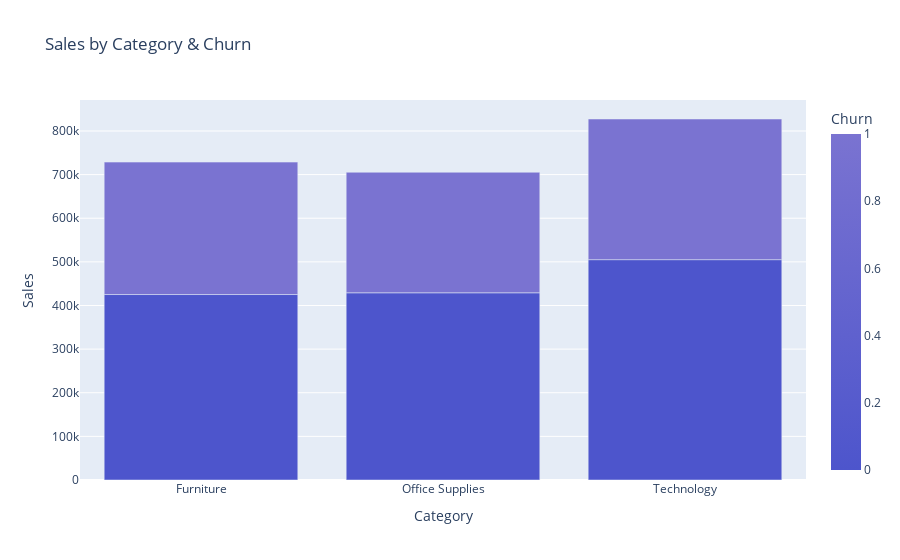

This figure's notebook cell:
### Markdown cell above
### 🧩 Sales by Category & Churn – Risk in Key Categories

This grouped bar chart highlights sales distribution across categories, segmented by **customer churn** status. Notably, churned customers still represent a significant portion of sales in key categories.

**Insight**: Categories like **Technology** or **Furniture** show high churned-customer sales, implying a potential revenue drop if retention isn't improved in those areas.

### Code cell
fig_category_churn = px.bar(
    df1.groupby(['Category', 'Churn'])['Sales'].sum().reset_index(),
    x='Category', y='Sales', color='Churn', barmode='group',
    title='Sales by Category & Churn',
    color_continuous_scale=custom_palette[1:3]
)
fig_category_churn.show()

### Figure 1 — Plotly figure (JSON) as saved in the notebook; plotly's stock layout.template omitted (floating-point values rounded to 4 significant figures)
{"data": [{"alignmentgroup": "True", "hovertemplate": "Category=%{x}<br>Sales=%{y}<br>Churn=%{marker.color}<extra></extra>", "legendgroup": "", "marker": {"color": [0, 1, 0, 1, 0, 1], "coloraxis": "coloraxis", "pattern": {"shape": ""}}, "name": "", "offsetgroup": "", "orientation": "v", "showlegend": false, "textposition": "auto", "type": "bar", "x": ["Furniture", "Furniture", "Office Supplies", "Office Supplies", "Technology", "Technology"], "xaxis": "x", "y": [425100.0, 303500.0, 429100.0, 276300.0, 505100.0, 322400.0], "yaxis": "y"}], "layout": {"barmode": "group", "coloraxis": {"colorbar": {"title": {"text": "Churn"}}, "colorscale": [[0, "#4D55CC"], [1, "#7A73D1"]]}, "legend": {"tracegroupgap": 0}, "title": {"text": "Sales by Category & Churn"}, "xaxis": {"anchor": "y", "domain": [0, 1], "title": {"text": "Category"}}, "yaxis": {"anchor": "x", "domain": [0, 1], "title": {"text": "Sales"}}}}
